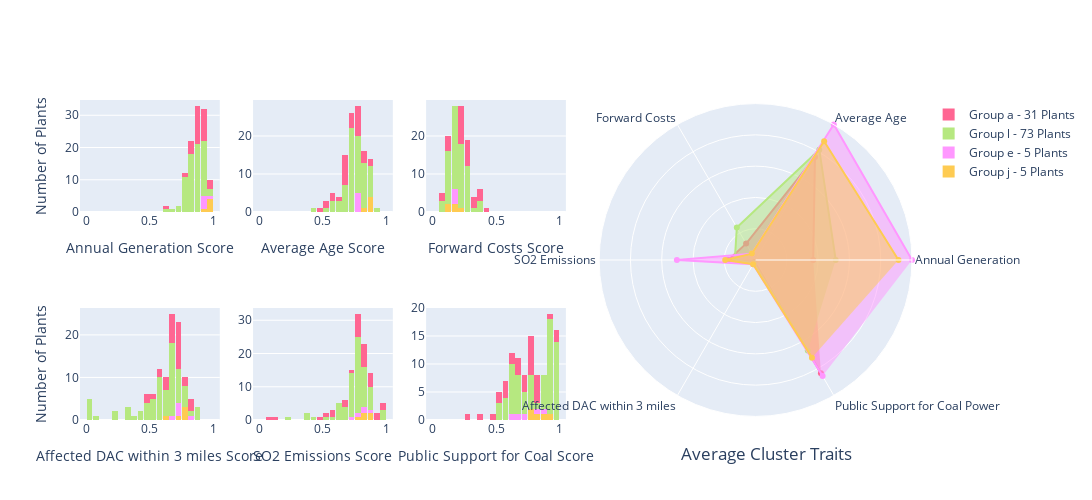

Here is the notebook cell this chart was saved with:
### Code cell
fig = createDashboard(1)
fig

### Figure 1 — Plotly figure (JSON) as saved in the notebook; plotly's stock layout.template omitted (floating-point values rounded to 4 significant figures)
{"data": [{"marker": {"color": "#FECB52"}, "name": "Group j - 5 Plants", "showlegend": true, "type": "histogram", "x": [0.9629, 0.9342, 0.9664, 0.9589, 0.9514], "xaxis": "x", "xbins": {"end": 1, "size": 0.05, "start": 0}, "yaxis": "y"}, {"marker": {"color": "#FF97FF"}, "name": "Group e - 5 Plants", "showlegend": true, "type": "histogram", "x": [0.941, 0.9366, 0.9488, 0.928, 0.9777], "xaxis": "x", "xbins": {"end": 1, "size": 0.05, "start": 0}, "yaxis": "y"}, {"marker": {"color": "#B6E880"}, "name": "Group l - 73 Plants", "showlegend": true, "type": "histogram", "x": [0.8986, 0.766, 0.7835, 0.9366, 0.7679, 0.8181, 0.8992, 0.8532, 0.9137, 0.6918, 0.8143, 0.8024, 0.831, 0.7832, 0.9362, 0.9061, 0.8312, 0.8222, 0.8784, 0.8652, 0.7515, 0.8518, 0.8376, 0.8664, 0.7658, 0.8402, 0.8505, 0.8138, 0.7266, 0.64, 0.7159, 0.7919, 0.8642, 0.7871, 0.8694, 0.8485, 0.8218, 0.7817, 0.9267, 0.8978, 0.776, 0.9279, 0.8134, 0.8597, 0.9077, 0.8488, 0.9017, 0.8466, 0.9186, 0.8927, 0.9202, 0.8761, 0.8705, 0.8981, 0.8622, 0.9438, 0.8368, 0.8439, 0.782, 0.8504, 0.8521, 0.9489, 0.8919, 0.946, 0.9415, 0.9552, 0.9633, 0.9416, 0.9304, 0.8955, 0.8414, 0.9334, 0.8205], "xaxis": "x", "xbins": {"end": 1, "size": 0.05, "start": 0}, "yaxis": "y"}, {"marker": {"color": "#FF6692"}, "name": "Group a - 31 Plants", "showlegend": true, "type": "histogram", "x": [0.8929, 0.9002, 0.8054, 0.8556, 0.6356, 0.8631, 0.7793, 0.8441, 0.8913, 0.8858, 0.8434, 0.8535, 0.8771, 0.8616, 0.9075, 0.8867, 0.9024, 0.9265, 0.8894, 0.9188, 0.9047, 0.8824, 0.8989, 0.8402, 0.9809, 0.9693, 0.9988, 0.9309, 0.9213, 0.9265, 0.9067], "xaxis": "x", "xbins": {"end": 1, "size": 0.05, "start": 0}, "yaxis": "y"}, {"marker": {"color": "#FECB52"}, "name": "Group j - 5 Plants", "showlegend": false, "type": "histogram", "x": [0.8364, 0.8751, 0.8291, 0.7722, 0.851], "xaxis": "x5", "xbins": {"end": 1, "size": 0.05, "start": 0}, "yaxis": "y5"}, {"marker": {"color": "#FF97FF"}, "name": "Group e - 5 Plants", "showlegend": false, "type": "histogram", "x": [0.7179, 0.8506, 0.7567, 0.8221, 0.8313], "xaxis": "x5", "xbins": {"end": 1, "size": 0.05, "start": 0}, "yaxis": "y5"}, {"marker": {"color": "#B6E880"}, "name": "Group l - 73 Plants", "showlegend": false, "type": "histogram", "x": [0.8723, 0.8331, 0.8711, 0.5123, 0.7288, 0.7823, 0.766, 0.8291, 0.6998, 0.7405, 0.811, 0.7722, 0.8421, 0.7722, 0.859, 0.8335, 0.7349, 0.7293, 0.9705, 0.8527, 0.6413, 0.8521, 0.373, 0.7817, 0.3745, 0.7513, 0.7671, 0.7513, 0.6122, 0.6814, 0.5643, 0.7619, 0.7513, 0.627, 0.7293, 0.7513, 0.7823, 0.6939, 0.7584, 0.9635, 0.2467, 0.6877, 0.7619, 0.7236, 0.7619, 0.7619, 0.7671, 0.8693, 0.8127, 0.8464, 0.7964, 0.9698, 0.7671, 0.8152, 0.8375, 0.7671, 0.7061, 0.6342, 0.7619, 0.7349, 0.7921, 0.7425, 0.8844, 0.4115, 0.7584, 0.8291, 0.8017, 0.7477, 0.7493, 0.8057, 0.7179, 0.6305, 0.7236], "xaxis": "x5", "xbins": {"end": 1, "size": 0.05, "start": 0}, "yaxis": "y5"}, {"marker": {"color": "#FF6692"}, "name": "Group a - 31 Plants", "showlegend": false, "type": "histogram", "x": [0.9625, 0.8818, 0.9661, 0.8751, 0.7921, 0.9084, 0.8464, 0.8202, 0.8156, 0.6877, 0.7671, 0.756, 0.8464, 0.84, 0.8324, 0.8319, 0.5771, 0.7902, 0.7898, 0.8696, 0.8751, 0.551, 0.9037, 0.7722, 0.1423, 0.06275, 0.697, 0.5219, 0.491, 0.7179, 0.7969], "xaxis": "x5", "xbins": {"end": 1, "size": 0.05, "start": 0}, "yaxis": "y5"}, {"marker": {"color": "#FECB52"}, "name": "Group j - 5 Plants", "showlegend": false, "type": "histogram", "x": [0.2328, 0.1413, 0.1282, 0.1998, 0.1756], "xaxis": "x3", "xbins": {"end": 1, "size": 0.05, "start": 0}, "yaxis": "y3"}, {"marker": {"color": "#FF97FF"}, "name": "Group e - 5 Plants", "showlegend": false, "type": "histogram", "x": [null, 0.178, 0.1875, 0.1702, 0.1766], "xaxis": "x3", "xbins": {"end": 1, "size": 0.05, "start": 0}, "yaxis": "y3"}, {"marker": {"color": "#B6E880"}, "name": "Group l - 73 Plants", "showlegend": false, "type": "histogram", "x": [0.3944, 0.1504, 0.1334, 0.2225, 0.3617, 0.1346, 0.2839, 0.2883, 0.1984, 0.1913, 0.1515, 0.2836, 0.2344, 0.1536, 0.2948, 0.1996, 0.2741, 0.167, 0.2426, 0.1596, 0.2912, 0.2872, 0.1616, 0.346, 0.2395, 0.244, 0.2967, 0.135, 0.2018, 0.234, 0.14, 0.1599, 0.1603, null, 0.3509, 0.1236, 0.1838, 0.2105, 0.2313, 0.2488, 0.2651, 0.1803, 0.2604, 0.2137, 0.1243, 0.1351, 0.1978, 0.2883, 0.1452, 0.2481, 0.1569, 0.2056, 0.2126, 0.1271, 0.2071, 0.09359, 0.1162, 0.07436, 0.1762, 0.1733, 0.1841, 0.1144, 0.1119, 0.09827, 0.1457, 0.1612, 0.2513, 0.1461, 0.1876, 0.2144, 0.1597, 0.1813, 0.2474], "xaxis": "x3", "xbins": {"end": 1, "size": 0.05, "start": 0}, "yaxis": "y3"}, {"marker": {"color": "#FF6692"}, "name": "Group a - 31 Plants", "showlegend": false, "type": "histogram", "x": [0.2516, 0.2767, 0.3418, 0.2164, 0.3811, 0.2318, 0.3724, 0.4091, 0.29, 0.3682, 0.2013, 0.2998, 0.2813, 0.2097, 0.338, 0.214, 0.06384, 0.2011, 0.1389, 0.2939, 0.2005, 0.2149, null, 0.3463, 0.1183, 0.1182, 0.1473, 0.0511, 0.2522, 0.2393, 0.2037], "xaxis": "x3", "xbins": {"end": 1, "size": 0.05, "start": 0}, "yaxis": "y3"}, {"marker": {"color": "#FECB52"}, "name": "Group j - 5 Plants", "showlegend": false, "type": "histogram", "x": [0.7734, 0.6491, 0.7675, 0.7419, 0.764], "xaxis": "x4", "xbins": {"end": 1, "size": 0.05, "start": 0}, "yaxis": "y4"}, {"marker": {"color": "#FF97FF"}, "name": "Group e - 5 Plants", "showlegend": false, "type": "histogram", "x": [0.72, 0.7028, 0.6816, 0.7014, 0.8236], "xaxis": "x4", "xbins": {"end": 1, "size": 0.05, "start": 0}, "yaxis": "y4"}, {"marker": {"color": "#B6E880"}, "name": "Group l - 73 Plants", "showlegend": false, "type": "histogram", "x": [0.5431, 0.6823, 0.6487, 0, 0, 0.7488, 0.57, 0.5191, 0.5406, 0.7326, 0.6526, 0.6144, 0.4919, 0.7599, 0.6336, 0.666, 0.6284, 0.6501, 0.7998, 0.8525, 0.7674, 0.5514, 0.7003, 0.7159, 0.7584, 0.651, 0.317, 0.8687, 0.7429, 0.6652, 0.6638, 0.7795, 0.6608, 0.8901, 0.08807, 0.3698, 0.8022, 0.4474, 0.5828, 0.7285, 0.2161, 0, 0, 0.6827, 0.7486, 0.6599, 0.6934, 0.5773, 0.5837, 0.6789, 0.6914, 0.665, 0.6859, 0.4279, 0.3382, 0.3025, 0.5994, 0.5646, 0.6809, 0.5677, 0, 0.5323, 0.502, 0.6253, 0.6459, 0.6761, 0.2221, 0.4736, 0.583, 0.4813, 0.5947, 0.7014, 0.4526], "xaxis": "x4", "xbins": {"end": 1, "size": 0.05, "start": 0}, "yaxis": "y4"}, {"marker": {"color": "#FF6692"}, "name": "Group a - 31 Plants", "showlegend": false, "type": "histogram", "x": [0.8429, 0.7382, 0.8131, 0.6651, 0.6511, 0.7685, 0.6994, 0.7217, 0.7149, 0.7281, 0.6213, 0.6887, 0.6955, 0.7423, 0.6971, 0.5949, 0.7332, 0.8176, 0.7, 0.7242, 0.77, 0.7363, 0.5896, 0.7241, 0.5284, 0.4527, 0.6626, 0.4854, 0.7215, 0.6419, 0.6188], "xaxis": "x4", "xbins": {"end": 1, "size": 0.05, "start": 0}, "yaxis": "y4"}, {"marker": {"color": "#FECB52"}, "name": "Group j - 5 Plants", "showlegend": false, "type": "histogram", "x": [0.8067, 0.8983, 0.8698, 0.8635, 0.8761], "xaxis": "x2", "xbins": {"end": 1, "size": 0.05, "start": 0}, "yaxis": "y2"}, {"marker": {"color": "#FF97FF"}, "name": "Group e - 5 Plants", "showlegend": false, "type": "histogram", "x": [0.7879, 0.7678, 0.7928, 0.7981, 0.7944], "xaxis": "x2", "xbins": {"end": 1, "size": 0.05, "start": 0}, "yaxis": "y2"}, {"marker": {"color": "#B6E880"}, "name": "Group l - 73 Plants", "showlegend": false, "type": "histogram", "x": [0.7411, 0.7728, 0.7667, 0.8343, 0.7373, 0.7264, 0.708, 0.655, 0.8165, 0.5986, 0.636, 0.6535, 0.7156, 0.752, 0.707, 0.7193, 0.7866, 0.7711, 0.8675, 0.8403, 0.5981, 0.7034, 0.8375, 0.7347, 0.7414, 0.7379, 0.4459, 0.8045, 0.7215, 0.5866, 0.7201, 0.6262, 0.7236, 0.9075, 0.7646, 0.6754, 0.63, 0.658, 0.6738, 0.7834, 0.5022, 0.749, 0.7621, 0.8573, 0.7653, 0.8586, 0.8536, 0.742, 0.6554, 0.7365, 0.8061, 0.8599, 0.8591, 0.7653, 0.7281, 0.8139, 0.7316, 0.7551, 0.7477, 0.7213, 0.8114, 0.6747, 0.8463, 0.7936, 0.7737, 0.8506, 0.8653, 0.8221, 0.7667, 0.7234, 0.8086, 0.7878, 0.812], "xaxis": "x2", "xbins": {"end": 1, "size": 0.05, "start": 0}, "yaxis": "y2"}, {"marker": {"color": "#FF6692"}, "name": "Group a - 31 Plants", "showlegend": false, "type": "histogram", "x": [0.7608, 0.7272, 0.671, 0.6977, 0.5342, 0.498, 0.5598, 0.6594, 0.7353, 0.8451, 0.5957, 0.6593, 0.6708, 0.7921, 0.764, 0.7151, 0.8279, 0.7717, 0.6226, 0.7772, 0.7808, 0.6656, 0.7983, 0.5385, 0.8654, 0.8742, 0.6708, 0.6649, 0.7631, 0.8174, 0.7252], "xaxis": "x2", "xbins": {"end": 1, "size": 0.05, "start": 0}, "yaxis": "y2"}, {"marker": {"color": "#FECB52"}, "name": "Group j - 5 Plants", "showlegend": false, "type": "histogram", "x": [0.8655, 0.7823, 0.7828, 0.9273, 0.8324], "xaxis": "x6", "xbins": {"end": 1, "size": 0.05, "start": 0}, "yaxis": "y6"}, {"marker": {"color": "#FF97FF"}, "name": "Group e - 5 Plants", "showlegend": false, "type": "histogram", "x": [0.8816, 0.8142, 0.7456, 0.6686, 0.6293], "xaxis": "x6", "xbins": {"end": 1, "size": 0.05, "start": 0}, "yaxis": "y6"}, {"marker": {"color": "#B6E880"}, "name": "Group l - 73 Plants", "showlegend": false, "type": "histogram", "x": [0.9938, 0.6601, 0.5428, 0.6207, 0.7797, 0.9093, 0.8734, 0.6377, 0.8883, 0.6331, 0.7464, 0.6889, 0.5096, 0.7951, 0.8734, 0.6937, 0.7893, 0.648, 0.7487, 0.5073, 0.7556, 0.5896, 0.8142, 0.5767, 0.6951, 0.6771, 0.6207, 0.709, 0.6316, 0.6768, 0.6545, 0.5611, 0.6399, 0.5715, 0.611, 0.7162, 0.6145, 0.8986, 0.9243, 0.9959, 0.9436, 0.9689, 0.895, 0.9127, 0.97, 0.9122, 0.9805, 0.9391, 0.9449, 0.9271, 0.9511, 0.9394, 0.9332, 0.9577, 0.997, 0.9236, 0.769, 0.7756, 0.9103, 0.9387, 0.9422, 0.9663, 0.9907, 0.8692, 1, 0.9659, 0.9309, 0.9745, 0.9523, 1, 0.9658, 0.929, 0.9118], "xaxis": "x6", "xbins": {"end": 1, "size": 0.05, "start": 0}, "yaxis": "y6"}, {"marker": {"color": "#FF6692"}, "name": "Group a - 31 Plants", "showlegend": false, "type": "histogram", "x": [0.8279, 0.8324, 0.7597, 0.6732, 0.9877, 0.2972, 0.7574, 0.7175, 0.7591, 0.9024, 0.9509, 0.8261, 0.799, 0.8142, 0.8476, 0.7769, 0.6542, 0.4864, 0.7045, 0.5893, 0.5424, 0.5762, 0.7555, 0.7379, 0.7756, 0.5026, 0.3923, 0.573, 0.6377, 0.6942, 0.6128], "xaxis": "x6", "xbins": {"end": 1, "size": 0.05, "start": 0}, "yaxis": "y6"}, {"fill": "toself", "legendgroup": "1", "marker": {"color": "#FF6692", "opacity": 1}, "name": "l", "r": [0.3686, 0.7595, 0.1209, 0.1747, 0.01504, 0.8357], "showlegend": false, "theta": ["Annual Generation", "Average Age", "Forward Costs", "SO2 Emissions", "Affected DAC within 3 miles", "Public Support for Coal Power"], "type": "scatterpolar"}, {"fill": "toself", "legendgroup": "1", "marker": {"color": "#B6E880", "opacity": 1}, "name": "a", "r": [0.5122, 0.8146, 0.2396, 0.1328, 0.02135, 0.6675], "showlegend": false, "theta": ["Annual Generation", "Average Age", "Forward Costs", "SO2 Emissions", "Affected DAC within 3 miles", "Public Support for Coal Power"], "type": "scatterpolar"}, {"fill": "toself", "legendgroup": "1", "marker": {"color": "#FF97FF", "opacity": 1}, "name": "j", "r": [1, 1, 0.04682, 0.5034, 0.03156, 0.857], "showlegend": false, "theta": ["Annual Generation", "Average Age", "Forward Costs", "SO2 Emissions", "Affected DAC within 3 miles", "Public Support for Coal Power"], "type": "scatterpolar"}, {"fill": "toself", "legendgroup": "1", "marker": {"color": "#FECB52", "opacity": 1}, "name": "e", "r": [0.9135, 0.8767, 0.04718, 0.1941, 0.03153, 0.7209], "showlegend": false, "theta": ["Annual Generation", "Average Age", "Forward Costs", "SO2 Emissions", "Affected DAC within 3 miles", "Public Support for Coal Power"], "type": "scatterpolar"}], "layout": {"bargap": 0.1, "barmode": "stack", "height": 500, "legend": {"traceorder": "reversed"}, "polar": {"domain": {"x": [0.624, 1], "y": [0, 1.0]}, "radialaxis": {"range": [0, 1], "showticklabels": false, "visible": true}}, "title": {"text": "Average Cluster Traits", "x": 0.78, "xanchor": "right", "y": 0.08, "yanchor": "bottom"}, "width": 1500, "xaxis": {"anchor": "y", "domain": [0, 0.168], "range": [-0.05, 1.05], "title": {"text": "Annual Generation Score"}}, "xaxis2": {"anchor": "y2", "domain": [0.208, 0.376], "range": [-0.05, 1.05], "title": {"text": "Average Age Score"}}, "xaxis3": {"anchor": "y3", "domain": [0.416, 0.584], "range": [-0.05, 1.05], "title": {"text": "Forward Costs Score"}}, "xaxis4": {"anchor": "y4", "domain": [0, 0.168], "range": [-0.05, 1.05], "title": {"text": "Affected DAC within 3 miles Score"}}, "xaxis5": {"anchor": "y5", "domain": [0.208, 0.376], "range": [-0.05, 1.05], "title": {"text": "SO2 Emissions Score"}}, "xaxis6": {"anchor": "y6", "domain": [0.416, 0.584], "range": [-0.05, 1.05], "title": {"text": "Public Support for Coal Score"}}, "yaxis": {"anchor": "x", "domain": [0.65, 1.0], "title": {"text": "Number of Plants"}}, "yaxis2": {"anchor": "x2", "domain": [0.65, 1.0]}, "yaxis3": {"anchor": "x3", "domain": [0.65, 1.0]}, "yaxis4": {"anchor": "x4", "domain": [0, 0.35], "title": {"text": "Number of Plants"}}, "yaxis5": {"anchor": "x5", "domain": [0, 0.35]}, "yaxis6": {"anchor": "x6", "domain": [0, 0.35]}}}
